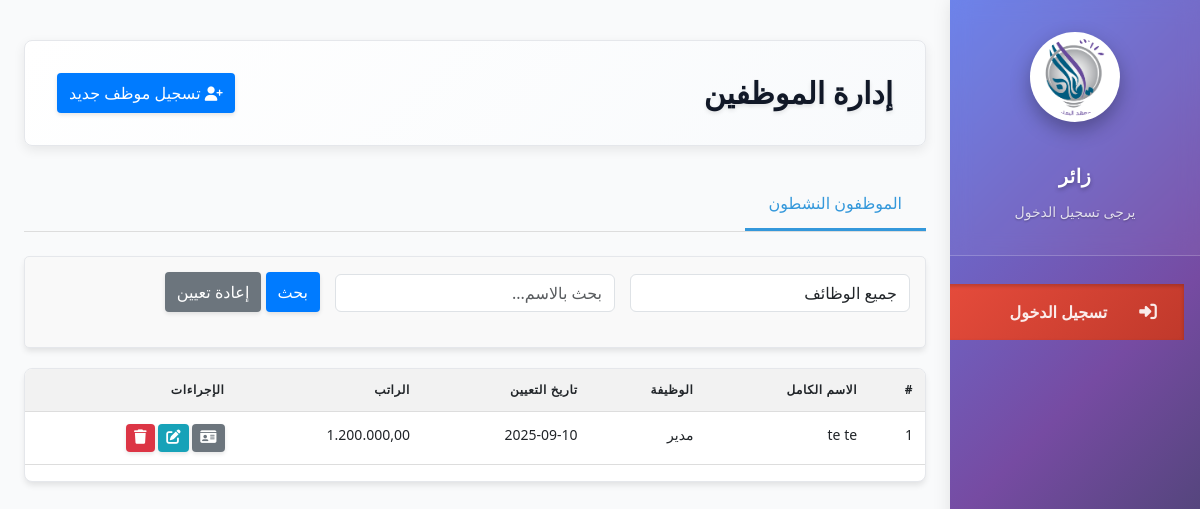
/employ/hr/, run on the app's committed database.
### employ/models.py (models this page shows, shortened)
class Employee(models.Model):
    POSITION_CHOICES = [
        ('admin', 'إداري'),
        ('accountant', 'محاسب'),
        ('mentor', 'مرشد'),
        ('manager', 'مدير'),
        ('marketing', 'تسويق'),
        ('reception', 'استقبال'),
    ]
    user = models.OneToOneField(User, on_delete=models.CASCADE, related_name='employee')
    position = models.CharField(max_length=20, choices=POSITION_CHOICES)
    phone_number = models.CharField(max_length=20)
    hire_date = models.DateField(auto_now_add=True)
    salary = models.DecimalField(max_digits=10, decimal_places=2)
    last_salary_payment_date = models.DateField(
        null=True,
        blank=True,
        verbose_name='تاريخ آخر دفعة راتب'
    )

### employ/views.py (the view)
# urls.py: path('hr/',views.hr.as_view() , name="hr"),
class hr(ListView):
    template_name = 'employ/hr.html'
    model = Employee
    context_object_name = 'employees'
    def get_queryset(self):
        queryset = Employee.objects.select_related('user').all()
        position = self.request.GET.get('position')
        search = self.request.GET.get('search')
        if position:
            queryset = queryset.filter(position=position)
        if search:
            queryset = queryset.filter(
                user__first_name__icontains=search
            ) | queryset.filter(
                user__last_name__icontains=search
            )
        return queryset

### employ/context_processors.py (called while the page is built, shortened)
def employee_data(request):
    return {}

### templates/employ/hr.html (shortened to what this page needs)
{% extends "base.html" %}
{% load static %}
{% block content %}
    <div class="module-header">
        <h2>إدارة الموظفين</h2>
        <a href="{% url 'employ:employee_register' %}" class="btn btn-primary">
            <i class="fas fa-user-plus"></i> تسجيل موظف جديد
        </a>
    </div>
    <div class="tabs">
        <div class="tab active" data-tab="employees">الموظفون النشطون</div>
    </div>
    <div class="filters">
        <form method="GET" action="{% url 'employ:hr' %}">
            <div class="form-row">
                <div class="form-col">
                    <select name="position" id="positionFilter" class="form-control">
                        <option value="">جميع الوظائف</option>
                    </select>
                </div>
                <div class="form-col">
                    <input type="text" name="search" id="searchInput" class="form-control"
                           placeholder="بحث بالاسم..." value="{{ request.GET.search }}">
                </div>
                <div class="form-col">
                    <button type="submit" class="btn btn-primary">بحث</button>
                    <a href="{% url 'employ:hr' %}" class="btn btn-secondary">إعادة تعيين</a>
                </div>
            </div>
        </form>
    </div>
    <div class="tab-content active" id="employees-tab">
        <div class="table-container">
            <table id="employeesTable" class="table">
                <thead>
                    <tr>
                        <th>#</th>
                        <th>الاسم الكامل</th>
                        <th>الوظيفة</th>
                        <th>تاريخ التعيين</th>
                        <th>الراتب</th>
                        <th>الإجراءات</th>
                    </tr>
                </thead>
                <tbody>
                    {% for employee in employees %}
                    <tr>
                        <td>{{ forloop.counter }}</td>
                        <td>{{ employee.user.get_full_name }}</td>
                        <td>{{ employee.get_position_display }}</td>
                        <td>{{ employee.hire_date|date:"Y-m-d" }}</td>
                        <td>{{ employee.salary }}</td>
                        <td>
                            <a href="{% url 'employ:employee_profile' employee.id %}" class="btn btn-sm btn-secondary">
                                <i class="fas fa-id-card"></i>
                            </a>
                            <a href="{% url 'employ:employee_update' employee.id %}" class="btn btn-sm btn-info">
                                <i class="fas fa-edit"></i>
                            </a>
                            <button class="btn btn-sm btn-danger delete-btn" data-id="{{ employee.id }}" data-name="{{ employee.user.get_full_name }}">
                                <i class="fas fa-trash"></i>
                            </button>
                        </td>
                    </tr>
                    {% empty %}
                    <tr>
                        <td colspan="6" class="text-center">لا يوجد موظفين مسجلين</td>
                    </tr>
                    {% endfor %}
                </tbody>
            </table>
        </div>
    </div>
{% endblock %}

### static/css/main.css (style rules this page uses)
:root { --primary-color: #3498db; --secondary-color: #2ecc71; --danger-color: #e74c3c; --warning-color: #f39c12; --info-color: #1abc9c; --dark-color: #4d6883; --light-color: #ecf0f1; --white: #ffffff; --black: #2c3e50; --gray: #95a5a6; --border-radius: 8px; --box-shadow: 0 2px 10px rgba(0, 0, 0, 0.1); --transition: all 0.3s ease; --sidebar-width: 250px; --sidebar-collapsed-width: 70px; --sidebar-transition: all 0.4s cubic-bezier(0.4, 0, 0.2, 1); }
* { margin: 0; padding: 0; box-sizing: border-box; }
html { scroll-behavior: smooth; }
body { font-family: 'Tajawal', sans-serif; background-image: url('../img/back.png'); color: var(--black); direction: rtl; line-height: 1.6; }
a { text-decoration: none; color: var(--primary-color); }
.btn { display: inline-flex; align-items: center; justify-content: center; padding: 0.5rem 1rem; border-radius: var(--border-radius); font-weight: 500; cursor: pointer; transition: var(--transition); border: none; font-size: 0.9rem; gap: 0.5rem; }
.btn i { font-size: 0.9rem; }
.btn-primary { background-color: var(--primary-color); color: var(--white); }
.btn-secondary { background-color: var(--secondary-color); color: var(--white); }
.btn-danger { background-color: var(--danger-color); color: var(--white); }
.btn-info { background-color: var(--info-color); color: var(--white); }
.module-header { display: flex; justify-content: space-between; align-items: center; margin-bottom: 1.5rem; padding: 1rem; background: var(--white); border-radius: var(--border-radius); box-shadow: var(--box-shadow); }
.module-header h2 { color: var(--dark-color); margin: 0; }
.table-container { background-color: var(--white); border-radius: var(--border-radius); box-shadow: var(--box-shadow); overflow-x: auto; margin-bottom: 2rem; }
.table { width: 100%; border-collapse: collapse; }
.table th, .table td { padding: 0.8rem 1rem; text-align: right; }
.table th { background-color: #f8f9fa; font-weight: 700; color: var(--dark-color); border-bottom: 2px solid #eee; }
.table td { border-bottom: 1px solid #eee; }
.tabs { display: flex; border-bottom: 1px solid #ddd; margin-bottom: 1.5rem; }
.tab { padding: 0.8rem 1.5rem; cursor: pointer; font-weight: 500; color: var(--gray); transition: var(--transition); border-bottom: 3px solid transparent; }
.tab.active { color: var(--primary-color); border-bottom-color: var(--primary-color); }
.tab-content { display: none; }
.tab-content.active { display: block; }
.form-row { display: flex; gap: 1rem; margin-bottom: 1rem; }
.form-col { flex: 1; }
.form-control { width: 100%; padding: 0.8rem; border: 1px solid #ddd; border-radius: var(--border-radius); font-family: inherit; transition: var(--transition); }
.filters { background-color: var(--white); padding: 1rem; border-radius: var(--border-radius); box-shadow: var(--box-shadow); margin-bottom: 1.5rem; }

### templates/employ/hr.html (style rules this page uses)
.filters { margin-bottom: 20px; padding: 15px; background: #f9f9f9; border-radius: 5px; }
.form-row { display: flex; flex-wrap: wrap; gap: 15px; align-items: end; }
.form-col { flex: 1; min-width: 200px; }
.table-container { overflow-x: auto; }
.table { width: 100%; border-collapse: collapse; }
.table th, .table td { padding: 12px; text-align: right; border-bottom: 1px solid #ddd; }
.table th { background-color: #f2f2f2; font-weight: bold; }
.btn { padding: 8px 12px; border: none; border-radius: 4px; cursor: pointer; text-decoration: none; display: inline-block; text-align: center; }
.btn-sm { padding: 5px 8px; font-size: 12px; }
.btn-info { background: #17a2b8; color: white; }
.btn-danger { background: #dc3545; color: white; }
.btn-primary { background: #007bff; color: white; }
.btn-secondary { background: #6c757d; color: white; }

### data on the page
Employee: user.get_full_name "te te", position "مدير", hire_date "2025-09-10", salary "1.200.000,00"
